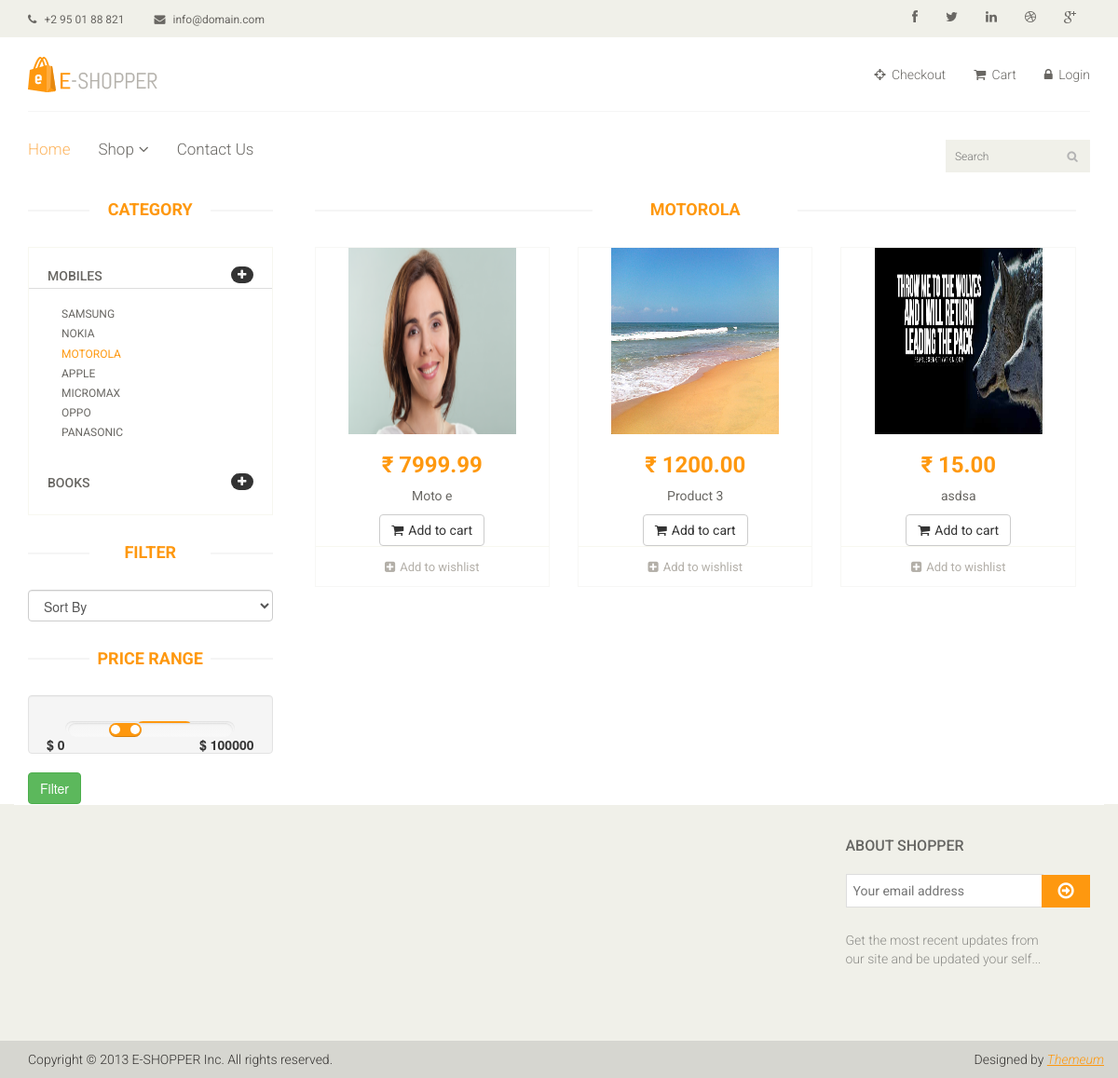
The page /home/product/view/6 on the database its author committed.
### tables this page shows
CREATE TABLE IF NOT EXISTS `category` (
  `category_id` int(11) NOT NULL AUTO_INCREMENT,
  `name` varchar(100) DEFAULT NULL,
  `parent_id` int(10) NOT NULL DEFAULT '0',
  `created_by` int(11) NOT NULL,
  `created_on` date NOT NULL,
  `modified_by` int(11) DEFAULT NULL,
  `modified_on` timestamp NULL DEFAULT CURRENT_TIMESTAMP,
  `status` tinyint(1) NOT NULL DEFAULT '1',
  PRIMARY KEY (`category_id`)
);

CREATE TABLE IF NOT EXISTS `product` (
  `id` int(11) NOT NULL AUTO_INCREMENT,
  `name` varchar(100) DEFAULT NULL,
  `sku` varchar(45) DEFAULT NULL,
  `short_description` varchar(100) DEFAULT NULL,
  `long_description` text,
  `price` float(14,2) DEFAULT NULL,
  `special_price` float(14,2) DEFAULT NULL,
  `special_price_from` date DEFAULT NULL,
  `special_price_to` date DEFAULT NULL,
  `status` enum('1','0') DEFAULT NULL,
  `quantity` int(10) DEFAULT NULL,
  `meta_title` varchar(45) DEFAULT NULL,
  `meta_description` text,
  `meta_keywords` text,
  `created_by` int(10) NOT NULL,
  `created_on` date NOT NULL,
  `modified_by` int(10) DEFAULT NULL,
  `modified_on` timestamp NULL DEFAULT CURRENT_TIMESTAMP,
  `is_featured` tinyint(1) NOT NULL DEFAULT '0' COMMENT 'By Default it will be 0',
  PRIMARY KEY (`id`)
);

CREATE TABLE IF NOT EXISTS `product_images` (
  `id` int(11) NOT NULL AUTO_INCREMENT,
  `image_name` varchar(100) DEFAULT NULL,
  `status` enum('1','0') DEFAULT NULL,
  `created_by` int(11) NOT NULL,
  `created_on` date NOT NULL,
  `modified_by` int(11) DEFAULT NULL,
  `modified_on` timestamp NULL DEFAULT CURRENT_TIMESTAMP,
  `product_id` int(11) DEFAULT NULL,
  PRIMARY KEY (`id`),
  KEY `product_id_idx` (`product_id`)
);

### application/modules/home/views/product_view.php (called while the page is built)
<?php
$this->load->view('home_templates/category');
$this->load->view('home_templates/product');
?>

### application/views/home_template.php (called while the page is built, shortened)
<?php
$this->load->view('home_templates/header');
$this->load->view($page);
?>

### application/modules/home/controllers/Product.php (called while the page is built, shortened)
<?php
class Product extends CI_Controller {
    public function __construct() {
        $this->load->helper('form');
        $this->load->model('product_model', 'product');
        $this->load->model('My_account_model', 'account');
    }
    public function view($id = "") {
        $search = "";
        $min_price = "";
        $max_price = "";
        $sort = "";
        $field = "";
        $data['currency'] = $this->product->get_currency('currency');
        $data['parent_category'] = $this->product->get_parent_category();
        $data['category'] = $this->product->get_category();
        $data['attribute'] = $this->product->get_attribute();
        $data['product'] = $this->product->get_product($id, $search, $min_price, $max_price, $sort, $field);
        $category = $this->product->get_category_name($id);
        $data['title'] = $category['name'];
        $data['in'] = $category['parent_id'];
        if ($this->session->userdata('loggedin')) {
            $user_id = $this->session->userdata('userid');
            $data['wishlist'] = $this->product->get_wishlist($user_id);
        } else {
            $data['wishlist'] = array();
        }
        $data['id'] = $id;
        $data['search'] = $search;
        $data['error'] = "";
        $data['page'] = 'home/product_view';
        $this->load->view('home_template', $data);
    }
}
?>

### index.php (called while the page is built, shortened)
<?php
require_once BASEPATH.'core/CodeIgniter.php';

### application/modules/home/models/Product_model.php (called while the page is built, shortened)
<?php
class Product_model extends CI_Model{
    public function get_parent_category() {
        $this->db->where('parent_id',0);
        $this->db->where('status',1);
        $query=$this->db->get('category');
        return $query->result_array();
    }
    public function get_category() {
        $this->db->where('parent_id!=',0);
        $this->db->where('status',1);
        $query=$this->db->get('category');
        return $query->result_array();
    }
    public function get_attribute() {
        $this->db->where('status',1);
        $query=$this->db->get('product_attributes');
        return $query->result_array();
    }
    public function get_product($id,$search,$min_price,$max_price,$sort,$field) {
        $this->db->select('p.id,p.name,p.price,p.status,i.image_name,c.category_id');
        $this->db->from('product as p');
        $this->db->join('product_images as i', 'p.id=i.product_id');
        $this->db->join('product_categories as c', 'p.id=c.product_id');
        $this->db->where('p.status',1);
        if(!empty($id)){
        $this->db->where('c.category_id',$id);
        }
        $query = $this->db->get();
        return $query->result_array();
    }
    public function get_category_name($id){
        $this->db->select('name,parent_id');
        $this->db->where('category_id',$id);
        $query=$this->db->get('category')->row_array();
        return $query;
    }
    public function get_currency($currency) {
        $this->db->select('v.config_value,t.config_type');
        $this->db->from('configuration_value as v');
        $this->db->join('configuration_type as t','v.config_type_id=t.config_type_id');
        $this->db->where('t.config_type',$currency);
        $query=$this->db->get()->row_array();
        return $query['config_value'];
    }
}
?>

### application/views/home_templates/category.php (the view, shortened to what this page needs)
<section>
    <div class="container">
        <div class="row">
            <div class="col-sm-3">
                <div class="left-sidebar">
                    <h2>Category</h2>
                    <div class="panel-group category-products" id="accordian">
                        <?php foreach ($parent_category as $row1) { ?>
                            <div class="panel panel-default">
                                <div class="panel-heading">
                                    <h4 class="panel-title">
                                        <a data-toggle="collapse" data-parent="#accordian" href="#<?php echo $row1['name']; ?>">
                                            <span class="badge pull-right"><i class="fa fa-plus"></i></span>
                                            <?php echo $row1['name']; ?>
                                        </a>
                                    </h4>
                                </div>
                                <div id="<?php echo $row1['name']; ?>" class="panel-collapse collapse <?php
                                if (isset($in) && ($in == $row1['category_id'])) {
                                    echo "in";
                                }
                                ?>">
                                    <div class="panel-body">
                                        <ul>
                                            <?php
                                            foreach ($category as $row2) {
                                                if ($row1['category_id'] == $row2['parent_id']) {
                                                    ?>
                                                    <li><a href="<?php echo base_url(); ?>home/product/view/<?php echo $row2['category_id']; ?>" <?php
                                                        if (isset($id) && ($id == $row2['category_id'])) {
                                                            echo 'style="color:#fe980f"';
                                                        }
                                                        ?>><?php echo $row2['name']; ?> </a></li>
                                                    <?php } ?>
                                                <?php } ?>
                                        </ul>
                                    </div>
                                </div>
                            </div>
                        <?php } ?>
                    </div>
                    <form action="<?php echo base_url(); ?>home/product/view" method="post">
                       <div class="price-range">
                           <h2>Filter</h2>
                        <select class="form-control" name="sort">
                            <option value="">Sort By</option>
                        </select>
                       </div>
                        <div class="price-range">
                            <h2>Price Range</h2>
                            <div class="well text-center">
                                <div class="slider slider-horizontal" style="width: 182px;">
                                </div>
                                <br>
                                <b class="pull-left">$ 0</b> <b class="pull-right">$ 100000</b>
                            </div>
                        </div>
                        <button type="submit" value="login" class="btn btn-success" name="login">Filter</button>
                    </form>
                </div>
            </div>

### application/views/home_templates/product.php (shortened to what this page needs)
<?php
$cart = $this->session->userdata('cart');
?>
<div class="col-sm-9 padding-right">
    <div class="features_items">
        <h2 class="title text-center"><?php echo $title; ?></h2>
        <?php foreach ($product AS $row) { ?>
            <div class="col-sm-4">
                <div class="product-image-wrapper">
                    <div class="single-products">
                        <div class="productinfo text-center">
                            <img src="<?php echo base_url(); ?>upload/product/<?php echo $row['image_name'] ?>" alt="" style="height:200px;width:180px"/>
                            <h2><?php echo $currency ?>
                                <?php echo $row['price'] ?></h2>
                            <p><?php echo $row['name']; ?></p>
                            <?php
                            if (!empty($cart)) {
                                if (!(array_key_exists($row['id'], $cart))) {
                                    ?>
                                    <a href="javascript:void(0);" class="btn btn-default add-to-cart" id="<?php echo $row['id'] ?>"><i class="fa fa-shopping-cart"></i><span class="cart_heading">Add to cart</span></a>
                                <?php } else {
                                    ?>
                                    <a href="javascript:void(0);" class="btn btn-default remove-from-cart" id="<?php echo $row['id'] ?>"><i class="fa fa-shopping-cart"></i><span class="cart_heading">Remove from cart</span></a>
                                    <?php
                                }
                            } else {
                                ?>
                                <a href="javascript:void(0);" class="btn btn-default add-to-cart" id="<?php echo $row['id'] ?>"><i class="fa fa-shopping-cart"></i><span class="cart_heading">Add to cart</span></a>
                            <?php } ?>
                        </div>
                    </div>
                    <div class="choose">
                        <ul class="nav nav-pills nav-justified">
                            <?php
                                if (in_array($row['id'],$wishlist)) {
                                    ?>
                                    <li><a href="javascript:void(0);" class="remove-from-wishlist" id="<?php echo $row['id'] ?>"><i class="fa fa-plus-square"></i><span class="wishlist-heading">Remove from wishlist</span></a></li>
                                <?php
                                } else {
                                ?>
                                <li><a href="javascript:void(0);" class="add-to-wishlist" id="<?php echo $row['id'] ?>"><i class="fa fa-plus-square"></i><span class="wishlist-heading">Add to wishlist</span></a></li>
                                        <?php }
                                        ?>
                        </ul>
                    </div>
                </div>
            </div>
        <?php } ?>
    </div>
</div>

### public/frontend/css/price-range.css (style rules this page uses)
.slider { display: inline-block; vertical-align: middle; position: relative; }
.slider.slider-horizontal { width: 210px; height: 20px; }

### public/frontend/css/main.css (style rules this page uses)
body { font-family: 'Roboto', sans-serif; background:; position: relative; font-weight:400px; }
ul li { list-style: none; }
a { -webkit-transition: 300ms; -moz-transition: 300ms; -o-transition: 300ms; transition: 300ms; }
h1, h2, h3, h4, h5, h6 { font-family: 'Roboto', sans-serif; }
.category-products { border: 1px solid #F7F7F0; margin-bottom: 35px; padding-bottom: 20px; padding-top: 15px; }
.left-sidebar h2, .brands_products h2 { color: #FE980F; font-family: 'Roboto', sans-serif; font-size: 18px; font-weight: 700; margin: 0 auto 30px; text-align: center; text-transform: uppercase; position: relative; z-index:3; }
.left-sidebar h2:after, h2.title:after { content: " "; position: absolute; border: 1px solid #f5f5f5; bottom:8px; left: 0; width: 100%; height: 0; z-index: -2; }
.left-sidebar h2:before { content: " "; position: absolute; background: #fff; bottom: -6px; width: 130px; height: 30px; z-index: -1; left: 50%; margin-left: -65px; }
h2.title:before { content: " "; position: absolute; background: #fff; bottom: -6px; width: 220px; height: 30px; z-index: -1; left: 50%; margin-left: -110px; }
.category-products .panel { background-color: #FFFFFF; border: 0px; border-radius: 0px; box-shadow:none; margin-bottom: 0px; }
.category-products .panel-default .panel-heading { background-color: #FFFFFF; border: 0 none; color: #FFFFFF; padding: 5px 20px; }
.category-products .panel-default .panel-heading .panel-title a { color: #696763; font-family: 'Roboto', sans-serif; font-size: 14px; text-decoration: none; text-transform: uppercase; }
.panel-group .panel-heading + .panel-collapse .panel-body { border-top: 0 none; }
.category-products .badge { background:none; border-radius: 10px; color: #696763; display: inline-block; font-size: 12px; font-weight: bold; line-height: 1; min-width: 10px; padding: 3px 7px; text-align: center; vertical-align: baseline; white-space: nowrap; }
.panel-body ul { padding-left: 20px; }
.panel-body ul li a { color: #696763; font-family: 'Roboto', sans-serif; font-size: 12px; text-transform: uppercase; }
.price-range { margin-top:30px; }
.well { background-color: #FFFFFF; border: 1px solid #F7F7F0; border-radius: 4px; box-shadow: none; margin-bottom: 20px; min-height: 20px; padding: 35px; }
.padding-right { padding-right: 0; }
.features_items { overflow:hidden; }
h2.title { color: #FE980F; font-family: 'Roboto', sans-serif; font-size: 18px; font-weight: 700; margin: 0 15px; text-transform: uppercase; margin-bottom: 30px; position: relative; }
.product-image-wrapper { border:1px solid #F7F7F5; overflow: hidden; margin-bottom:30px; }
.single-products { position: relative; }
.productinfo h2 { color: #FE980F; font-family: 'Roboto', sans-serif; font-size: 24px; font-weight: 700; }
.productinfo p { font-family: 'Roboto', sans-serif; font-size: 14px; font-weight: 400; color: #696763; }
.productinfo img { width: 100%; }
.productinfo { position:relative; }
.add-to-cart { background:#F5F5ED; border: 0 none; border-radius: 0; color: #696763; font-family: 'Roboto', sans-serif; font-size: 15px; margin-bottom: 25px; }
.add-to-cart i { margin-right:5px; }
.choose { border-top: 1px solid #F7F7F0; }
.choose ul li a { color: #B3AFA8; font-family: 'Roboto', sans-serif; font-size: 13px; padding-left: 0; padding-right: 0; }
.choose ul li a i { margin-right:5px; }
.user_info input, select, textarea { background: #F0F0E9; border:0; color: #696763; padding: 5px; width: 100%; border-radius: 0; resize: none }

### rows shown on the page
category: name "MOBILES"
category: name "SAMSUNG"
category: name "NOKIA"
category: name "MOTOROLA"
category: name "APPLE"
category: name "MICROMAX"
category: name "OPPO"
category: name "PANASONIC"
category: name "BOOKS"
product: product_images.image_name (picture), currency "₹", price "7999.99", name "Moto e"
product: product_images.image_name (picture), currency "₹", price "1200.00", name "Product 3"
product: product_images.image_name (picture), currency "₹", price "15.00", name "asdsa"
